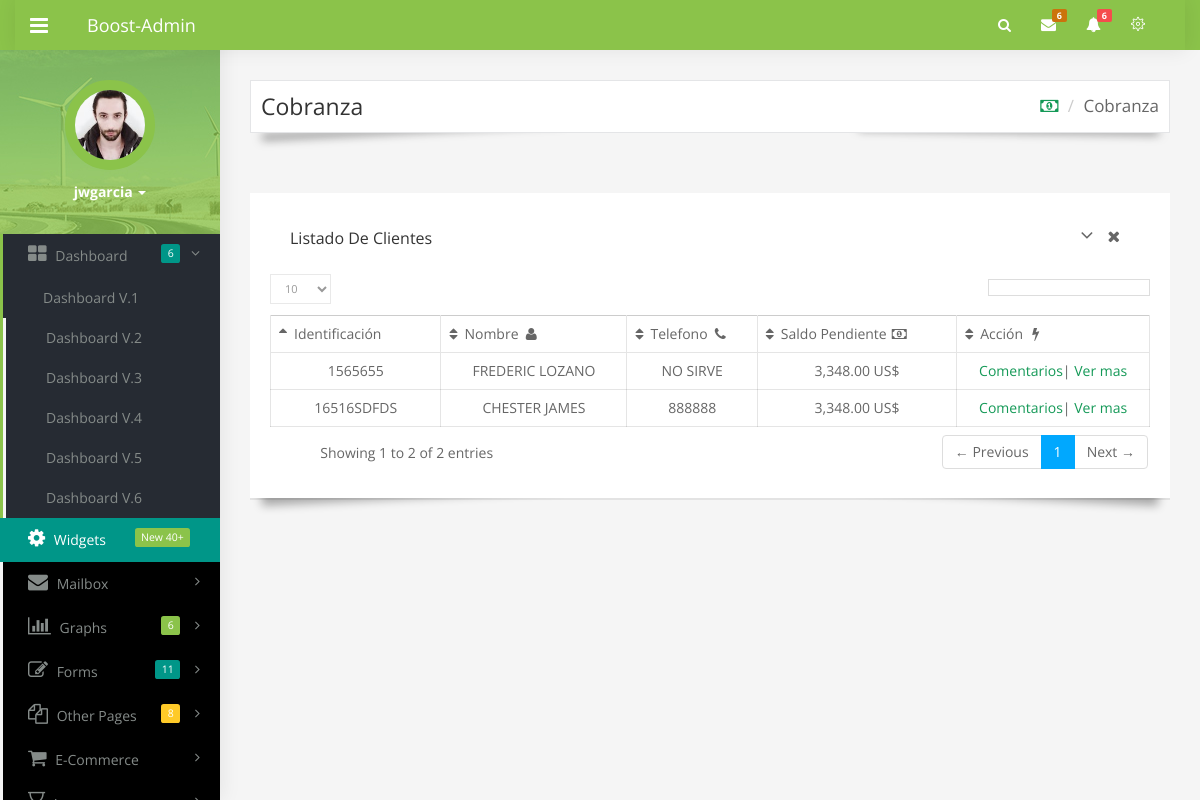
The page /app/cobranza/ (signed in) on the database its author committed.
### app/models.py (models this page shows, shortened)
class Cliente(models.Model):
    identificacion = models.CharField(max_length=14)
    nombre = models.CharField(max_length=165)
    telefono = models.CharField(max_length=50)
    direccion = models.TextField(max_length=600)
    gestiones = models.ManyToManyField(Gestion)
    comentarios = models.ManyToManyField(Comentario)

### app/views.py (the view)
class cobranza(TemplateView):
    template_name = "app/cobranza.html"
    def get(self, request, *args, **kwargs):
        context = self.get_context_data()
        context['clientes'] = Cliente.objects.all()
        return super(cobranza, self).render_to_response(context)

### app/templates/app/cobranza.html (shortened to what this page needs)
{% extends "app/index.html" %}
{% block breadcrums %}
<div class="row">
    <div class="col-sm-12">
        <div class="page-title">
            <h1>Cobranza<small></small></h1>
            <ol class="breadcrumb">
                <li><a href="#"><i class="fa fa-money"></i></a></li>
                <li class="active">Cobranza</li>
            </ol>
        </div>
    </div>
</div>
{% endblock breadcrums %}
{% block cuerpo %}
<div class="row">
    <div class="col-sm-12">
        <div class="panel panel-card recent-activites">
            <div class="panel-heading">
                <h4 class="panel-title">Listado de clientes</h4>
                <div class="panel-actions">
                    <a href="#" class="panel-action panel-action-toggle" data-panel-toggle></a>
                    <a href="#" class="panel-action panel-action-dismiss" data-panel-dismiss></a>
                </div>
            </div>
            <div class="panel-body text-center">
                <table id="basic-datatables" class="table table-bordered dataTable" role="grid" aria-describedby="basic-datatables_info">
                    <thead>
                        <tr>
                            <th>Identificación  </th>
                            <th>Nombre <i class="fa fa-user fa-fw"></i></th>
                            <th>Telefono  <i class="fa fa-phone fa-fw"></i></th>
                            <th>Saldo Pendiente  <i class="fa fa-money fa-fw"></i></th>
                            <th>Acción <i class="fa fa-flash fa-fw"></i></th>
                        </tr>
                    </thead>
                    <tbody>
                    {% for cliente in clientes %}
                        <tr role="row">
                            <td>{{ cliente.identificacion }}</td>
                            <td>{{ cliente.nombre }}</td>
                            <td>{{ cliente.telefono }}</td>
                            <td>3,348.00 US$</td>
                            <td>
                                <a data-toggle="modal" data-target="#myModal">Comentarios</a>|
                                <a href="../cobranza_cliente/?id={{ cliente.id }}">Ver mas</a>
                            </td>
                        </tr>
                    {% endfor %}
                    </tbody>
                </table>
            </div>
        </div>
    </div>
</div>
{% endblock cuerpo %}

### app/templates/app/index.html (shortened to what this page needs)
<!DOCTYPE html>
<html lang="en">
<head>
        <link href="/static/app/bootstrap/css/bootstrap.min.css" rel="stylesheet">
        <link href="/static/app/css/waves.min.css" type="text/css" rel="stylesheet">
        <link rel="stylesheet" href="/static/app/css/nanoscroller.css">
        <link href="/static/app/css/morris-0.4.3.min.css" rel="stylesheet">
        <link href="/static/app/css/menu-light.css" type="text/css" rel="stylesheet">
        <link href="/static/app/css/style.css" type="text/css" rel="stylesheet">
        <link href="/static/app/font-awesome/css/font-awesome.min.css" rel="stylesheet">
        <link href="/static/app/css/themify-icons.css" rel="stylesheet">
        <link href="/static/app/css/color.css" rel="stylesheet">
        <link href="/static/app/css/app.min.1.css" rel="stylesheet">
        <link href="/static/app/css/fullcalendar.min.css" rel="stylesheet">
    </head>
    <body class="green dark">
        {% block static-navbar %}
        <nav class="navbar navbar-default yamm navbar-fixed-top">
            <div class="container-fluid">
                <button type="button" class="navbar-minimalize minimalize-styl-2  pull-left "><i class="fa fa-bars"></i></button>
                <div class="navbar-header">
                    <a class="navbar-brand" href="#">   Boost-Admin</a>
                </div>
                <div id="navbar" class="navbar-collapse collapse">
                    <ul class="nav navbar-nav navbar-right navbar-top-drops">
                        <li> <span class="search-icon"><i class="fa fa-search"></i></span>
                        </li>
                        <li class="dropdown"><a href="#" class="dropdown-toggle button-wave" data-toggle="dropdown"><i class="fa fa-envelope"></i> <span class="badge badge-xs badge-info">6</span></a>
                        </li>
                        <li class="dropdown"><a href="#" class="dropdown-toggle button-wave" data-toggle="dropdown"><i class="fa fa-bell"></i> <span class="badge badge-xs badge-warning">6</span></a>
                        </li>
                        <li class="dropdown opt"><a href="#" class="dropdown-toggle button-wave" data-toggle="dropdown"><span class="ti-settings"></span></a>
                        </li>
                    </ul>
                </div>
            </div>
        </nav>
        {% endblock static-navbar %}
        <section class="page">
          {% block aside-bar %}
            <nav class="navbar-aside navbar-static-side" role="navigation">
                <div class="sidebar-collapse nano">
                    <div class="nano-content">
                        <ul class="nav metismenu" id="side-menu">
                            <li class="nav-header">
                                <div class="dropdown side-profile text-left">
                                    <span style="display: block;">
                                        <img alt="image" class="img-circle" src="/static/app/images/avtar-1.jpg" width="40">
                                    </span>
                                    <a data-toggle="dropdown" class="dropdown-toggle" href="#">
                                        <span class="clear" style="display: block;"> <span class="block m-t-xs"> <strong class="font-bold">{{user.username}} <b class="caret"></b></strong>
                                            </span></span> </a>
                                </div>
                            </li>
                            <li class="active">
                                <a href="#"><i class="fa fa-th-large"></i> <span class="nav-label">Dashboard </span><span class="fa arrow"></span><span class="label label-rouded pull-right p1-bg note-icon">6</span></a>
                                <ul class="nav nav-second-level collapse">
                                    <li><a href="index.html">Dashboard V.1</a></li>
                                    <li><a href="index-2.html">Dashboard V.2 </a></li>
                                    <li><a href="index-3.html">Dashboard V.3 </a></li>
                                    <li><a href="index-4.html">Dashboard V.4 </a></li>
                                    <li><a href="index-5.html">Dashboard V.5 </a></li> <li><a href="index-6.html">Dashboard V.6 </a></li>
                            </ul>
                        </li>
                         <li class="p1-bg">
                            <a href="widgets.html"><i class="fa fa-cog"></i> <span class="nav-label">Widgets </span><span class="label label-rouded pull-right p3-bg note-icon">New 40+</span></a>
                        </li>
                            <li>
                                <a href="mailbox.html"><i class="fa fa-envelope"></i> <span class="nav-label">Mailbox </span><span class="fa arrow"></span></a>
                            </li>
                            <li>
                                <a href="#"><i class="fa fa-bar-chart"></i> <span class="nav-label">Graphs</span><span class="fa arrow"></span><span class="label label-rouded pull-right p3-bg note-icon">6</span></a>
                            </li>
                            <li>
                                <a href="#"><i class="fa fa-edit"></i> <span class="nav-label">Forms</span><span class="fa arrow"></span><span class="label label-rouded pull-right p1-bg note-icon">11</span></a>
                            </li>
                            <li>
                                <a href="#"><i class="fa fa-files-o"></i> <span class="nav-label">Other Pages</span><span class="fa arrow"></span><span class="label label-rouded pull-right p4-bg note-icon">8</span></a>
                            </li>
                            <li>
                                <a href="#"><i class="fa fa-shopping-cart"></i> <span class="nav-label">E-commerce</span><span class="fa arrow"></span></a>
                            </li>
                            <li>
                                <a href="#"><i class="fa fa-hourglass-o"></i> <span class="nav-label">Icons</span><span class="fa arrow"></span></a>
                            </li>
                        </ul>
                    </div>
                </div>
            </nav>
          {% endblock aside-bar %}
            <div id="wrapper">
                <div class="content-wrapper container">
                    {% block breadcrums %}{% endblock breadcrums %}
                </div>
                <div class="content-wrapper container">
                     {% block cuerpo %}{% endblock cuerpo %}
                </div>
            </div>
        </section>
    </body>
</html>

### app/static/app/css/menu-light.css (style rules this page uses)
.yamm .nav, .yamm .collapse, .yamm .dropup, .yamm .dropdown { position: static; }
.navbar-default { z-index: 9999; border: 0px; border-bottom: 0px; margin-bottom: 0px; background-color: #149957; }
#navbar { background:#fff; border-color: #e7e7e7; box-shadow: 1px 0px 20px rgba(0, 0, 0, 0.08); }
.navbar-default .navbar-nav>li>a { color: #149957 !important; font-family: 'Open Sans', sans-serif!important; }
.navbar-brand { margin-right: 0px; color:#fff !important; font-family: 'Open Sans', sans-serif!important; background: #149957; }
.navbar-minimalize { border: 0px; display: inline-block; margin-right: 15px; background-color: transparent; color: #fff; font-size: 21px; padding: 10px 15px; line-height: 30px; background: #149957; }
.navbar-aside .nav > li { border-left: 3px solid transparent; }
.navbar-aside .nav > li.active { border-left: 3px solid #149957; background: #f5f5f5; }
.navbar-aside .nav > li.active li { background: #f5f5f5; }
.nav-second-level.nav > li { border-left: 0px; }
.navbar-static-side { position: fixed; height: 100%; }
@media (min-width: 768px) { .navbar { height: 50px; } }
@media (min-width: 768px) { .navbar-static-side { z-index: 2001; width: 220px; } }
@media (min-width: 768px) { ul#side-menu { padding-top: 50px; padding-bottom: 20px; } }
@media (min-width: 768px) { .navbar-top-drops .dropdown { position: relative; } }
.navbar-default { z-index: 9999; }
.nav-header { padding: 30px 30px; position: relative; background: #66ce99 url(../images/c1-p-bg.jpg) no-repeat !important; }
.nav-header img { width: 90px; margin-bottom: 10px; border: 10px solid #86dbb1; }
.nav-header span { color: #fff; text-align: center; font-family: 'Open Sans', sans-serif!important; }
.metismenu .arrow { float: right; line-height: 1.42857; width: 10px; text-align: right; }
.metismenu .fa.arrow:before { content: "\f105"; }
.metismenu .active > a > .fa.arrow:before { content: "\f107"; }
.metismenu .collapse { display: none; }
.metismenu .collapse.in { display: block; }
.navbar-aside { background-color:#fff; border:0px; -webkit-transition: all 0.2s; -moz-transition: all 0.2s; -o-transition: all 0.2s; transition: all 0.2s; border-color: #e7e7e7; box-shadow: 1px 0px 20px rgba(0, 0, 0, 0.08); }
.navbar-aside .nav>li { position: relative; display: block; border:0px; background: #fff; border-left: 3px solid #f5f5f5; }
.navbar-aside .nav>li:first-child { border-top: 0px; border:none; }
.navbar-aside .nav > li > a { color: #858b89; font-weight: 400; padding:10px 20px 10px 25px; text-transform: capitalize; font-family: 'Open Sans', sans-serif; font-size: 14px; }
.nav-second-level li a { padding-left: 10px!important; padding-top: 8px!important; padding-bottom: 8px!important; }
.navbar-aside .nav > li > a i { margin-right: 5px; font-size: 20px; }
.nav-second-level>li>a { font-weight: 400; transition: all 0.3s; -moz-transition: all 0.3s; -o-transition: all 0.3s; -ms-transition: all 0.3s; -webkit-transition: all 0.3s; }
.search-icon { display: block; float: left; color:#333; }
.search-icon .fa-search { display: block; padding: 15px 15px; line-height: 20px; cursor: pointer; color:#149957 !important; }
.navbar-right>li>a i { font-size: 15px; }
.navbar-right .badge-xs { font-size: 9px; }
.navbar-right .badge { position: absolute; top: 9px; right: 4px; }
.badge { border-radius: 2px; -webkit-border-radius: 2px; padding: 2px 5px; }
.badge-warning { background-color: #f54d4d; }
.badge-info { background-color: #cb730c; }
.navbar-top-drops li:last-child { margin-right: 40px; }
.note-icon { margin-right: 10px; line-height: 14px; }
.nav-second-level li a { padding-left: 40px !important; padding-top: 8px; padding-bottom: 8px; }

### app/static/app/css/color.css (style rules this page uses)
.green #navbar { background:transparent; }
.green .navbar-default .navbar-nav>li>a { color:#fff !important; }
.green .search-icon .fa-search { color: #fff !important; }
.green .navbar-default { background-color: #8BC34A; }
.green .navbar-minimalize, .green .navbar-brand { background:transparent; }
.green .navbar-aside .nav > li.active { border-left: 3px solid #8BC34A; }
.green .nav-header img { border: 10px solid #8BC34A; }
.green .nav-header { background: #66ce99 url(../images/c2-p-bg.jpg) no-repeat !important; }
.dark .navbar-aside { background-color: #000; color: #858b89; }
.dark .navbar-aside .nav > li.active { background-color: #262B33; color: #fff; }
.dark .navbar-aside .nav > li.active li { background: transparent; }
.dark .navbar-aside .nav>li { background: #000; }

### rows shown on the page
Cliente: identificacion "16516SDFDS", nombre "CHESTER JAMES", telefono "888888"
Cliente: identificacion "1565655", nombre "FREDERIC LOZANO", telefono "NO SIRVE"

### other values the page prints
{{ user.username }} "jwgarcia"
